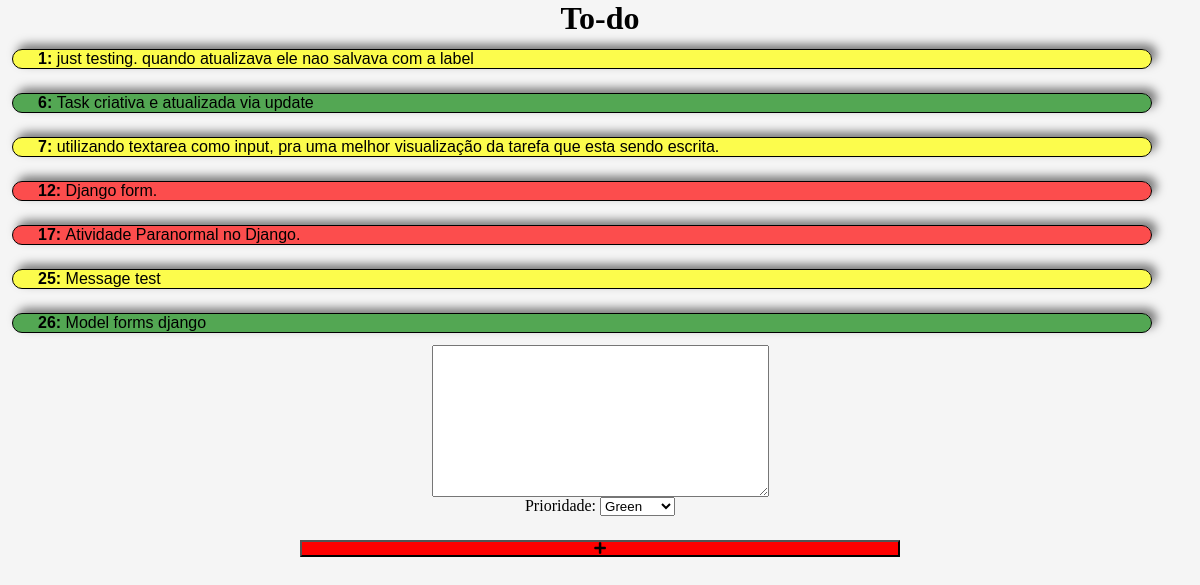
Before: / with the older database file.
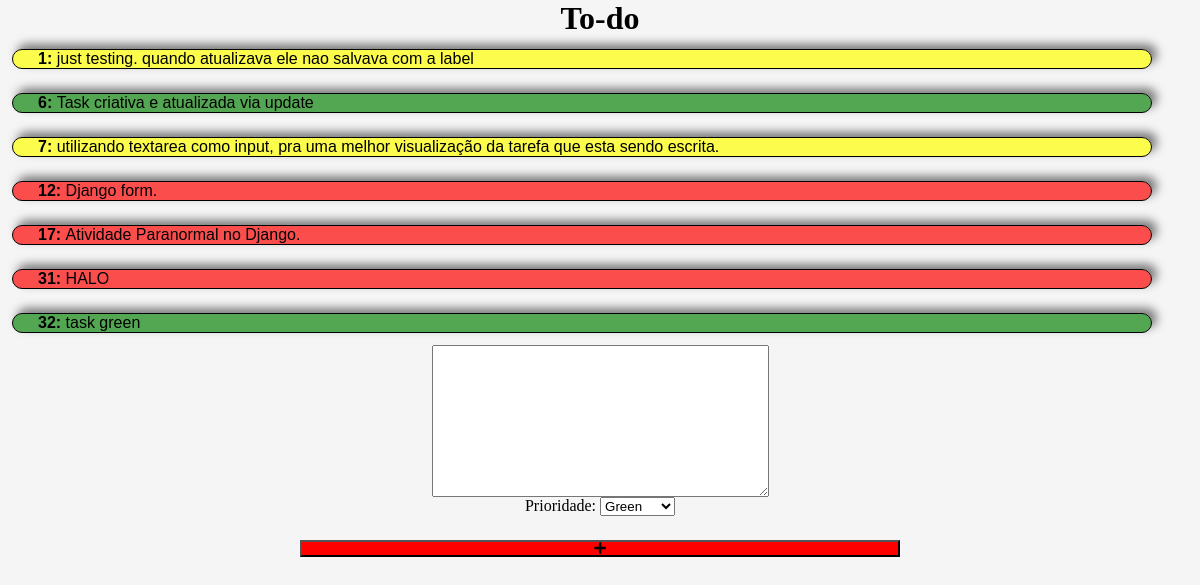
After: the same page with the newer database file.
### todos/models.py (models this page shows)
class Todo(models.Model):
    CHOICE_STATUS = [
        ('PR', 'Priority'),
        ('AT', 'Attention'),
        ('GR', 'Green')
    ]
    task = models.CharField(max_length=250, null=False, blank=False)
    status = models.CharField(max_length=2,
                              choices=CHOICE_STATUS,
                              default='GR')
    def __str__(self):
        return self.task

### todos/views.py (the view)
# urls.py: 2. Add a URL to urlpatterns:  path('', views.home, name='home')
def home(request):
    tasks = Todo.objects.all()
    form = TaskModelForm()
    return render(request, "recipes/pages/index.html", {"tasks": tasks,
                                          "form": form})

### todos/forms.py
class TaskModelForm(forms.ModelForm):
    class Meta:
        model = Todo
        fields = '__all__'
        widgets = {
            'task': forms.Textarea()
        }
        labels = {
            'task': '',
            'status': 'Prioridade'
        }
    class Media:
        css = {'all': ('style.css',)}

### todos/templates/recipes/pages/index.html (shortened to what this page needs)
{% include 'recipes/partials/head.html' %}
<body class="main-container-body">
<h1>To-do</h1>
    {% for task in tasks %}
        {% include 'recipes/partials/section.html' %}
    {% endfor %}
{% include 'recipes/partials/todo.html' %}
</body>
</html>

### todos/templates/recipes/partials/section.html
<a href="{% url 'editar' task.id %}">
    {% if task.get_status_display == "Priority" %}
    <section class="main-section priority">
        <ul href="{% url 'editar' task.id %}">
            <strong>{{ task.id }}: </strong> {{ task }}
        </ul>
</section>
    {% elif task.get_status_display == "Attention"%}
    <section class="main-section attention">
        <ul href="{% url 'editar' task.id %}">
            <strong>{{ task.id }}: </strong> {{ task }}
        </ul>
</section>
{% else %}
<section class="main-section green">
    <ul href="{% url 'editar' task.id %}">
        <strong>{{ task.id }}: </strong> {{ task }}
    </ul>
</section>
    {% endif %}
</a>

Changed rows visible on the page:
removed Todo: id "25", task "Message test"
removed Todo: id "26", task "Model forms django"
added Todo: id "31", task "HALO"
added Todo: id "32", task "task green"
